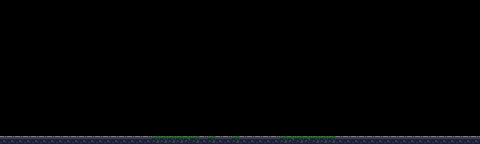

This is a level from a 2D game, rendered from its Tiled map with the project's own tilesets. A one-line summary and the map file follow, with tile-layer data summarised:
An orthogonal 60x18 tile map with 8x8 px tiles, 4 tile layers (Rear, Base, Front, Positioning).

<map version="1.4" tiledversion="1.4.2" orientation="orthogonal" renderorder="right-down" width="60" height="18" tilewidth="8" tileheight="8" infinite="0" nextlayerid="6" nextobjectid="1">
 <editorsettings>
  <export target="../src/assets/map-home.json" format="json" />
 </editorsettings>
 <tileset firstgid="1" name="base_tiles" tilewidth="8" tileheight="8" tilecount="96" columns="8" objectalignment="topleft">
  <image source="../src/assets/environment_tiles.png" width="64" height="96" />
  <tile id="68">
   <properties>
    <property name="leftStart" type="int" value="0" />
   </properties>
  </tile>
  <tile id="90">
   <properties>
    <property name="rightStart" type="int" value="1" />
   </properties>
  </tile>
 </tileset>
 <layer id="3" name="Rear" width="60" height="18">
  <data>[1080 cells, 1080 non-empty, 4 distinct tile ids]</data>
 </layer>
 <layer id="1" name="Base" width="60" height="18">
  <data>[1080 cells, 60 non-empty, 2 distinct tile ids]</data>
 </layer>
 <layer id="2" name="Front" width="60" height="18">
  <data>[1080 cells, 20 non-empty, 5 distinct tile ids]</data>
 </layer>
 <layer id="5" name="Positioning" width="60" height="18">
  <data>[1080 cells, 2 non-empty, 2 distinct tile ids]</data>
 </layer>
</map>
